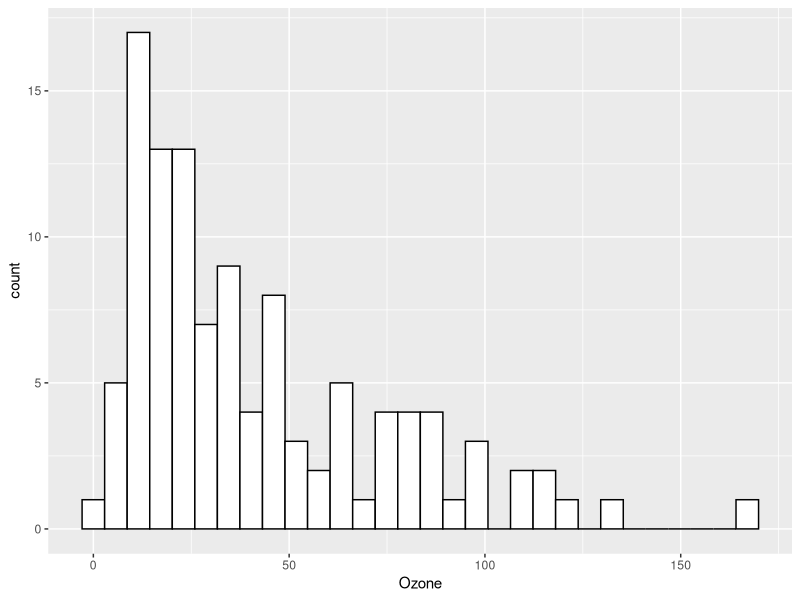
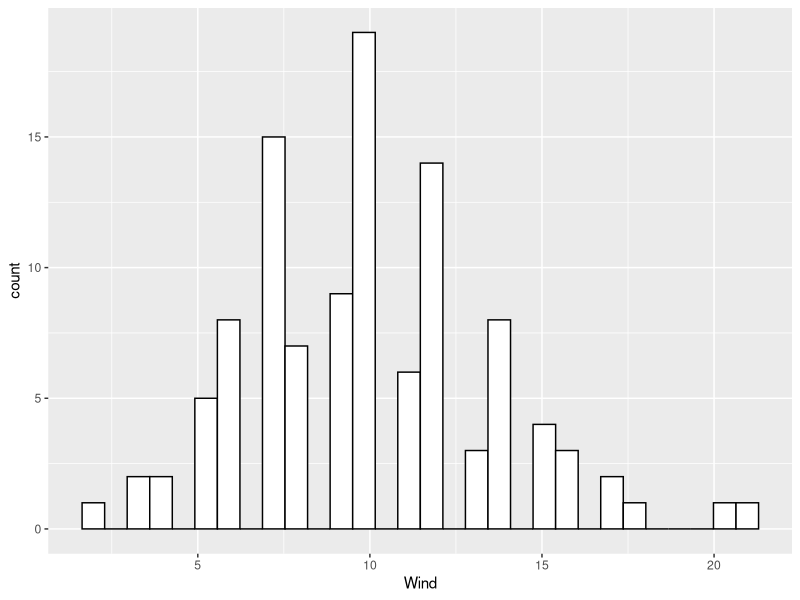
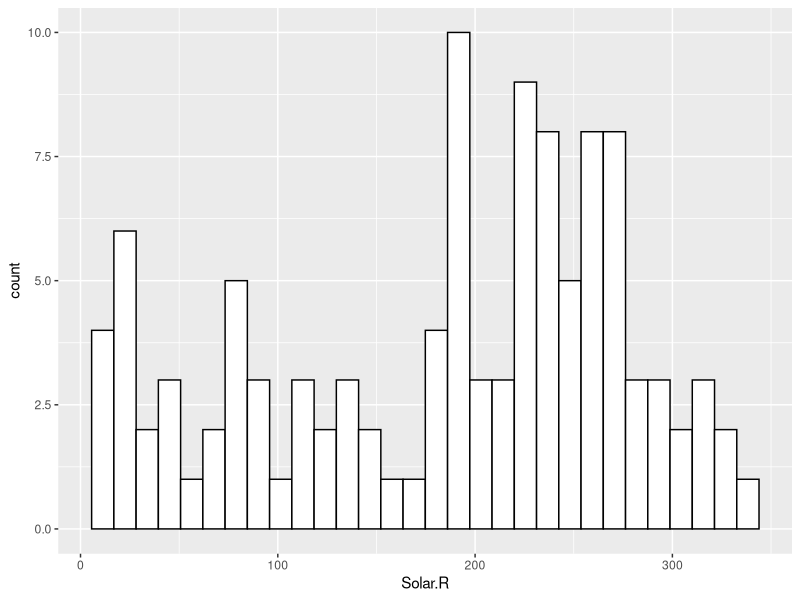
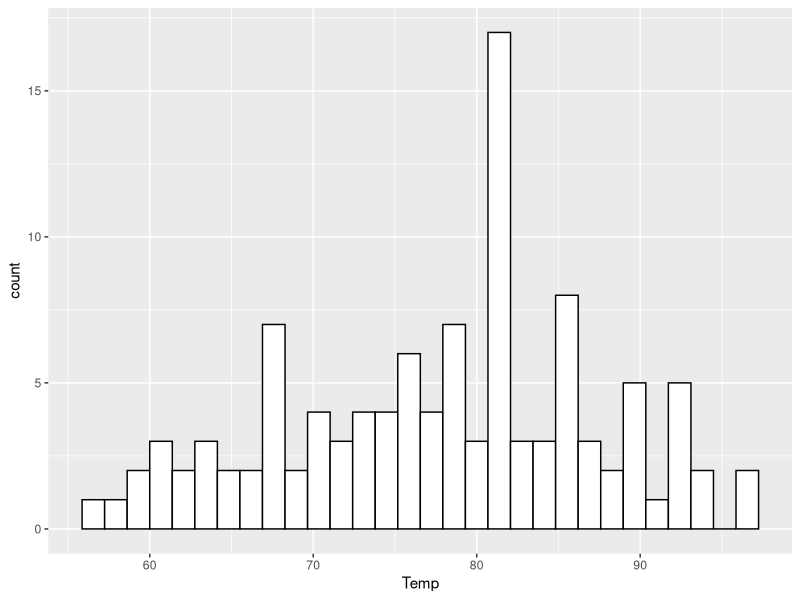
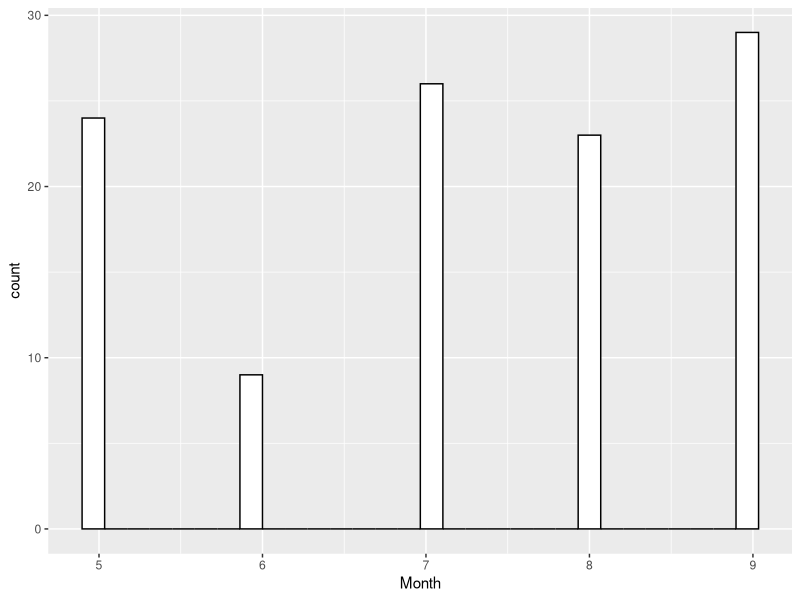
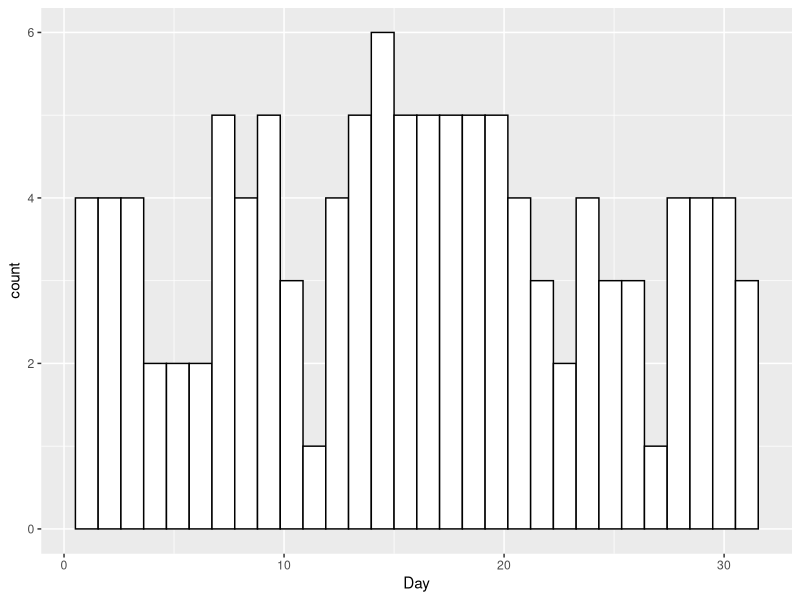
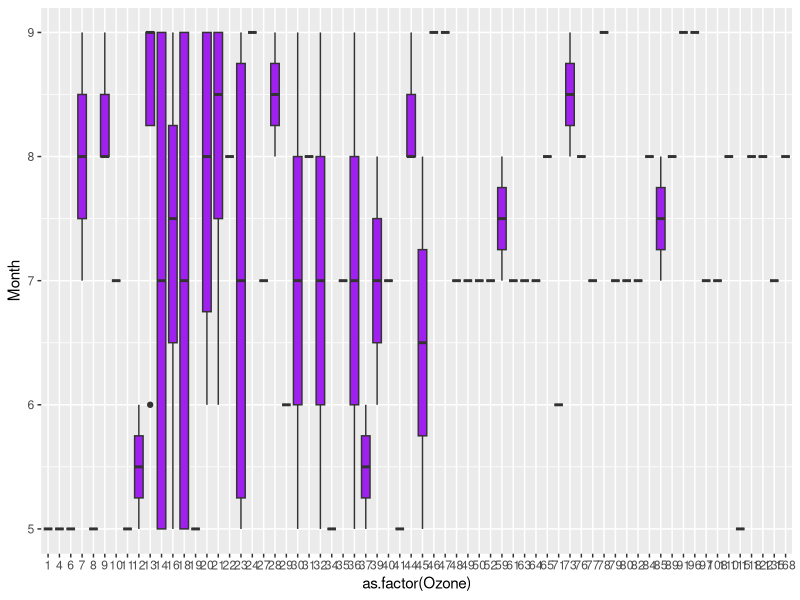
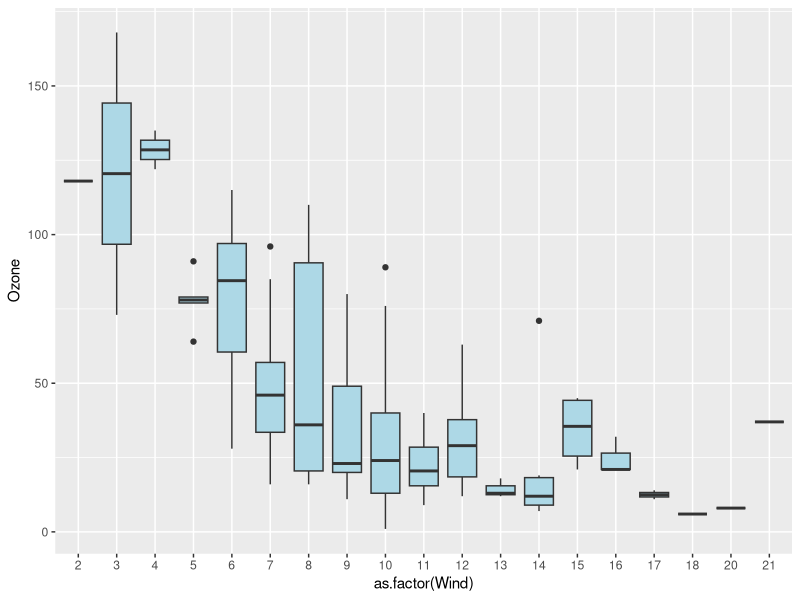

These charts were generated, in order, by the following R code:
## ---- chunk 1
# Add your library below.
EnsurePackage <- function(x) {
x <- as.character(x)
if (!require(x,character.only=TRUE)) {
  install.packages(pkgs=x, repos="https://cran.r-project.org")
  require(x,character.only=TRUE)
  }
}
EnsurePackage("ggplot2")
EnsurePackage("reshape2")
library(Hmisc)
library(dplyr)
EnsurePackage("dplyr")
library(tidyr)
library(ggplot2)

## ---- chunk 2
# Write your code below.
data("airquality")


## ---- chunk 3
# Write your code below.

airdata <- na.omit(airquality)
colSums(is.na(airdata))

## ---- chunk 4
# Write your code below.

#hist.data.frame(air)
airdata <- airdata %>% 
 mutate_if(is.numeric, round)
#air$Ozone <- as.factor(air$Ozone)
#air$Wind <- as.factor(air$Wind)
#ggplot(air, aes(factor(0), y = Ozone)) + geom_boxplot(group = 1)
#ggplot(air, aes(factor(0), y = Wind)) + geom_boxplot()

ggplot(airdata,aes(x=Ozone)) + geom_histogram(color = "black", fill = "white")
ggplot(airdata,aes(x=Wind)) + geom_histogram(color = "black", fill = "white")
ggplot(airdata,aes(x=Solar.R)) + geom_histogram(color = "black", fill = "white")
ggplot(airdata,aes(x=Temp)) + geom_histogram(color = "black", fill = "white")
ggplot(airdata,aes(x=Month)) + geom_histogram(color = "black", fill = "white")
ggplot(airdata,aes(x=Day)) + geom_histogram(color = "black", fill = "white")



ggplot(airdata,aes(as.factor(Ozone),Month)) + geom_boxplot(fill = 'purple')

ggplot(airdata,aes(as.factor(Wind),Ozone)) + geom_boxplot(fill = 'lightblue')

## ---- chunk 5
# Write your   below.

rm(linegraph)

airdata$date <- as.Date(paste("1973", airdata$Month,airdata$Day, sep="/"))

ggplot(airdata, aes(x=date, y = Ozone)) + geom_line(color = "blue")
ggplot(airdata, aes(x=date, y = Temp)) + geom_line(color = "Orange")
ggplot(airdata, aes(x=date, y = Wind)) + geom_line(color = "Red")
ggplot(airdata, aes(x=date, y = Solar.R)) + geom_line(color = "Green")

linegraph <- ggplot(airdata, aes(x= date, y = Ozone)) + geom_line(color = "blue")
airdata$Wind = airdata$Wind * 10
linegraph <- linegraph + geom_line(aes(x = date, y = Temp), color = "Orange")
linegraph <- linegraph + geom_line(aes(x = date, y = Wind), color = "red")
linegraph <- linegraph + geom_line(aes(x = date, y = Solar.R), color = "Green")


linegraph


## ---- chunk 6
# Write your code below.



air.m <- unite(airdata, Month_Day,Month,Day, sep = "/")
air.melt <- melt(air.m, id=c("Month_Day"))


ggplot(air.melt, aes(x=Month_Day, y=variable, fill = value)) + geom_tile()





#air.m <- unite(airdata, Month, Day, sep = "/")








## ---- chunk 7
# Write your code below.


ggplot (airdata, aes (Wind, Temp)) + 
  geom_point ( aes ( size = Ozone, color = Solar.R))
